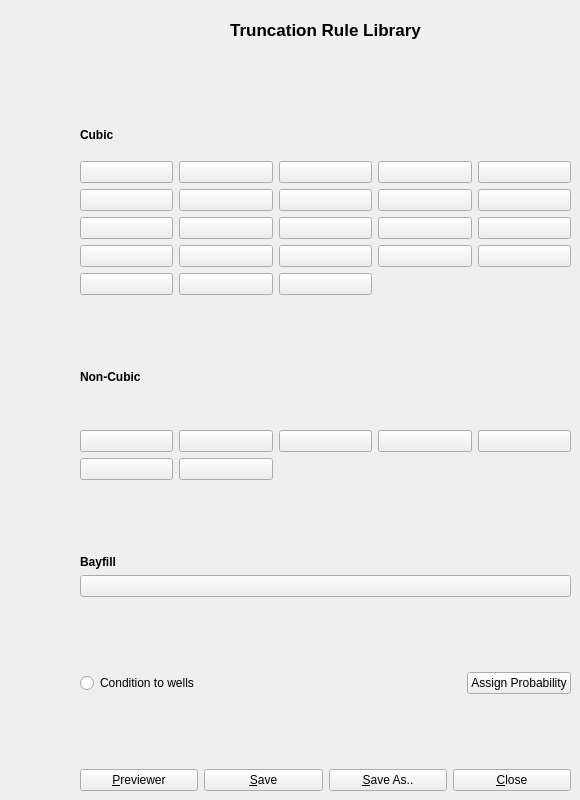
      <widget class="QWidget" name="tab_3">
       <attribute name="title">
        <string>Truncation Rule</string>
       </attribute>
       <widget class="QWidget" name="layoutWidget_3">
        <property name="geometry">
         <rect>
          <x>80</x>
          <y>20</y>
          <width>491</width>
          <height>771</height>
         </rect>
        </property>
        <layout class="QGridLayout" name="TruncationLibrary_gridLayout">
         <item row="2" column="0">
          <layout class="QGridLayout" name="gridLayout_9">
           <item row="0" column="0">
            <widget class="QLabel" name="Cubic_label">
             <property name="font">
              <font>
               <weight>75</weight>
               <bold>true</bold>
              </font>
             </property>
             <property name="text">
              <string>Cubic</string>
             </property>
            </widget>
           </item>
           <item row="2" column="0">
            <widget class="QPushButton" name="TypeApushButton">
             <property name="text">
              <string/>
             </property>
             <property name="icon">
              <iconset>
               <normaloff>../user/tbor/apsTesting/images_GUI/Cubic_TypeA.png</normaloff>../user/tbor/apsTesting/images_GUI/Cubic_TypeA.png</iconset>
             </property>
            </widget>
           </item>
           <item row="2" column="1">
            <widget class="QPushButton" name="TypeBpushButton">
             <property name="text">
              <string/>
             </property>
             <property name="icon">
              <iconset>
               <normaloff>../user/tbor/apsTesting/images_GUI/Cubic_TypeB.png</normaloff>../user/tbor/apsTesting/images_GUI/Cubic_TypeB.png</iconset>
             </property>
            </widget>
           </item>
           <item row="2" column="2">
            <widget class="QPushButton" name="TypeCpushButton">
             <property name="text">
              <string/>
             </property>
             <property name="icon">
              <iconset>
               <normaloff>../user/tbor/apsTesting/images_GUI/Cubic_TypeC.png</normaloff>../user/tbor/apsTesting/images_GUI/Cubic_TypeC.png</iconset>
             </property>
            </widget>
           </item>
           <item row="2" column="3">
            <widget class="QPushButton" name="TypeDpushButton">
             <property name="text">
              <string/>
             </property>
             <property name="icon">
              <iconset>
               <normaloff>../user/tbor/apsTesting/images_GUI/Cubic_TypeD.png</normaloff>../user/tbor/apsTesting/images_GUI/Cubic_TypeD.png</iconset>
             </property>
            </widget>
           </item>
           <item row="2" column="4">
            <widget class="QPushButton" name="TypeEpushButton">
             <property name="text">
              <string/>
             </property>
             <property name="icon">
              <iconset>
               <normaloff>../user/tbor/apsTesting/images_GUI/Cubic_TypeE.png</normaloff>../user/tbor/apsTesting/images_GUI/Cubic_TypeE.png</iconset>
             </property>
            </widget>
           </item>
           <item row="3" column="0">
            <widget class="QPushButton" name="TypeFpushButton">
             <property name="text">
              <string/>
             </property>
             <property name="icon">
              <iconset>
               <normaloff>../user/tbor/apsTesting/images_GUI/Cubic_TypeF.png</normaloff>../user/tbor/apsTesting/images_GUI/Cubic_TypeF.png</iconset>
             </property>
            </widget>
           </item>
           <item row="3" column="1">
            <widget class="QPushButton" name="TypeGpushButton">
             <property name="text">
              <string/>
             </property>
             <property name="icon">
              <iconset>
               <normaloff>../user/tbor/apsTesting/images_GUI/Cubic_TypeG.png</normaloff>../user/tbor/apsTesting/images_GUI/Cubic_TypeG.png</iconset>
             </property>
            </widget>
           </item>
           <item row="3" column="2">
            <widget class="QPushButton" name="TypeHpushButton">
             <property name="text">
              <string/>
             </property>
             <property name="icon">
              <iconset>
               <normaloff>../user/tbor/apsTesting/images_GUI/Cubic_TypeH.png</normaloff>../user/tbor/apsTesting/images_GUI/Cubic_TypeH.png</iconset>
             </property>
            </widget>
           </item>
           <item row="3" column="3">
            <widget class="QPushButton" name="TypeIpushButton">
             <property name="text">
              <string/>
             </property>
             <property name="icon">
              <iconset>
               <normaloff>../user/tbor/apsTesting/images_GUI/Cubic_TypeI.png</normaloff>../user/tbor/apsTesting/images_GUI/Cubic_TypeI.png</iconset>
             </property>
            </widget>
           </item>
           <item row="3" column="4">
            <widget class="QPushButton" name="TypeJpushButton">
             <property name="text">
              <string/>
             </property>
             <property name="icon">
              <iconset>
               <normaloff>../user/tbor/apsTesting/images_GUI/Cubic_TypeJ.png</normaloff>../user/tbor/apsTesting/images_GUI/Cubic_TypeJ.png</iconset>
             </property>
            </widget>
           </item>
           <item row="4" column="0">
            <widget class="QPushButton" name="TypeKpushButton">
             <property name="text">
              <string/>
             </property>
             <property name="icon">
              <iconset>
               <normaloff>../user/tbor/apsTesting/images_GUI/Cubic_TypeK.png</normaloff>../user/tbor/apsTesting/images_GUI/Cubic_TypeK.png</iconset>
             </property>
            </widget>
           </item>
           <item row="4" column="1">
            <widget class="QPushButton" name="TypeLpushButton">
             <property name="text">
              <string/>
             </property>
             <property name="icon">
              <iconset>
               <normaloff>../user/tbor/apsTesting/images_GUI/Cubic_TypeL.png</normaloff>../user/tbor/apsTesting/images_GUI/Cubic_TypeL.png</iconset>
             </property>
            </widget>
           </item>
           <item row="4" column="2">
            <widget class="QPushButton" name="TypeMpushButton">
             <property name="text">
              <string/>
             </property>
             <property name="icon">
              <iconset>
               <normaloff>../user/tbor/apsTesting/images_GUI/Cubic_TypeM.png</normaloff>../user/tbor/apsTesting/images_GUI/Cubic_TypeM.png</iconset>
             </property>
            </widget>
           </item>
           <item row="4" column="3">
            <widget class="QPushButton" name="TypeNpushButton">
             <property name="text">
              <string/>
             </property>
             <property name="icon">
              <iconset>
               <normaloff>../user/tbor/apsTesting/images_GUI/Cubic_TypeN.png</normaloff>../user/tbor/apsTesting/images_GUI/Cubic_TypeN.png</iconset>
             </property>
            </widget>
           </item>
           <item row="4" column="4">
            <widget class="QPushButton" name="TypeOpushButton">
             <property name="text">
              <string/>
             </property>
             <property name="icon">
              <iconset>
               <normaloff>../user/tbor/apsTesting/images_GUI/Cubic_TypeO.png</normaloff>../user/tbor/apsTesting/images_GUI/Cubic_TypeO.png</iconset>
             </property>
            </widget>
           </item>
           <item row="5" column="0">
            <widget class="QPushButton" name="TypePpushButton">
             <property name="text">
              <string/>
             </property>
             <property name="icon">
              <iconset>
               <normaloff>../user/tbor/apsTesting/images_GUI/Cubic_TypeP.png</normaloff>../user/tbor/apsTesting/images_GUI/Cubic_TypeP.png</iconset>
             </property>
            </widget>
           </item>
           <item row="5" column="1">
            <widget class="QPushButton" name="TypeQpushButton">
             <property name="text">
              <string/>
             </property>
             <property name="icon">
              <iconset>
               <normaloff>../user/tbor/apsTesting/images_GUI/Cubic_TypeQ.png</normaloff>../user/tbor/apsTesting/images_GUI/Cubic_TypeQ.png</iconset>
             </property>
            </widget>
           </item>
           <item row="5" column="2">
            <widget class="QPushButton" name="TypeRpushButton">
             <property name="text">
              <string/>
             </property>
             <property name="icon">
              <iconset>
               <normaloff>../user/tbor/apsTesting/images_GUI/Cubic_TypeR.png</normaloff>../user/tbor/apsTesting/images_GUI/Cubic_TypeR.png</iconset>
             </property>
            </widget>
           </item>
           <item row="5" column="3">
            <widget class="QPushButton" name="TypeSpushButton">
             <property name="text">
              <string/>
             </property>
             <property name="icon">
              <iconset>
               <normaloff>../user/tbor/apsTesting/images_GUI/Cubic_TypeS.png</normaloff>../user/tbor/apsTesting/images_GUI/Cubic_TypeS.png</iconset>
             </property>
            </widget>
           </item>
           <item row="5" column="4">
            <widget class="QPushButton" name="TypeTpushButton">
             <property name="text">
              <string/>
             </property>
             <property name="icon">
              <iconset>
               <normaloff>../user/tbor/apsTesting/images_GUI/Cubic_TypeT.png</normaloff>../user/tbor/apsTesting/images_GUI/Cubic_TypeT.png</iconset>
             </property>
            </widget>
           </item>
           <item row="6" column="0">
            <widget class="QPushButton" name="TypeUpushButton">
             <property name="text">
              <string/>
             </property>
             <property name="icon">
              <iconset>
               <normaloff>../user/tbor/apsTesting/images_GUI/Cubic_TypeU.png</normaloff>../user/tbor/apsTesting/images_GUI/Cubic_TypeU.png</iconset>
             </property>
            </widget>
           </item>
           <item row="6" column="1">
            <widget class="QPushButton" name="TypeVpushButton">
             <property name="text">
              <string/>
             </property>
             <property name="icon">
              <iconset>
               <normaloff>../user/tbor/apsTesting/images_GUI/Cubic_TypeV.png</normaloff>../user/tbor/apsTesting/images_GUI/Cubic_TypeV.png</iconset>
             </property>
            </widget>
           </item>
           <item row="6" column="2">
            <widget class="QPushButton" name="TypeWpushButton">
             <property name="text">
              <string/>
             </property>
             <property name="icon">
              <iconset>
               <normaloff>../user/tbor/apsTesting/images_GUI/Cubic_TypeW.png</normaloff>../user/tbor/apsTesting/images_GUI/Cubic_TypeW.png</iconset>
             </property>
            </widget>
           </item>
           <item row="0" column="2">
            <spacer name="TruncationLibrary_verticalSpacer2">
             <property name="orientation">
              <enum>Qt::Vertical</enum>
             </property>
             <property name="sizeHint" stdset="0">
              <size>
               <width>20</width>
               <height>40</height>
              </size>
             </property>
            </spacer>
           </item>
          </layout>
         </item>
         <item row="4" column="0">
          <layout class="QGridLayout" name="gridLayout_4">
           <item row="0" column="0" colspan="2">
            <widget class="QLabel" name="NonCubic_label">
             <property name="font">
              <font>
               <weight>75</weight>
               <bold>true</bold>
              </font>
             </property>
             <property name="text">
              <string>Non-Cubic</string>
             </property>
            </widget>
           </item>
           <item row="2" column="0">
            <widget class="QPushButton" name="TypeI_pushButton">
             <property name="text">
              <string/>
             </property>
             <property name="icon">
              <iconset>
               <normaloff>../user/tbor/apsTesting/images_GUI/NonCubic_TypeI.png</normaloff>../user/tbor/apsTesting/images_GUI/NonCubic_TypeI.png</iconset>
             </property>
            </widget>
           </item>
           <item row="2" column="1">
            <widget class="QPushButton" name="TypeII_pushButton">
             <property name="text">
              <string/>
             </property>
             <property name="icon">
              <iconset>
               <normaloff>../user/tbor/apsTesting/images_GUI/NonCubic_TypeII.png</normaloff>../user/tbor/apsTesting/images_GUI/NonCubic_TypeII.png</iconset>
             </property>
            </widget>
           </item>
           <item row="2" column="2">
            <widget class="QPushButton" name="TypeIII_pushButton">
             <property name="text">
              <string/>
             </property>
             <property name="icon">
              <iconset>
               <normaloff>../user/tbor/apsTesting/images_GUI/NonCubic_TypeIII.png</normaloff>../user/tbor/apsTesting/images_GUI/NonCubic_TypeIII.png</iconset>
             </property>
            </widget>
           </item>
           <item row="2" column="3">
            <widget class="QPushButton" name="TypeIV_pushButton">
             <property name="text">
              <string/>
             </property>
             <property name="icon">
              <iconset>
               <normaloff>../user/tbor/apsTesting/images_GUI/NonCubic_TypeIV.png</normaloff>../user/tbor/apsTesting/images_GUI/NonCubic_TypeIV.png</iconset>
             </property>
            </widget>
           </item>
           <item row="2" column="4">
            <widget class="QPushButton" name="TypeVI_pushButton">
             <property name="text">
              <string/>
             </property>
             <property name="icon">
              <iconset>
               <normaloff>../user/tbor/apsTesting/images_GUI/NonCubic_TypeVI.png</normaloff>../user/tbor/apsTesting/images_GUI/NonCubic_TypeVI.png</iconset>
             </property>
            </widget>
           </item>
           <item row="3" column="0">
            <widget class="QPushButton" name="TypeV_PushButton">
             <property name="text">
              <string/>
             </property>
             <property name="icon">
              <iconset>
               <normaloff>../user/tbor/apsTesting/images_GUI/NonCubic_TypeV.png</normaloff>../user/tbor/apsTesting/images_GUI/NonCubic_TypeV.png</iconset>
             </property>
            </widget>
           </item>
           <item row="3" column="1">
            <widget class="QPushButton" name="TypeIII_PushButton">
             <property name="text">
              <string/>
             </property>
             <property name="icon">
              <iconset>
               <normaloff>../user/tbor/apsTesting/images_GUI/NonCubic_TypeVIII.png</normaloff>../user/tbor/apsTesting/images_GUI/NonCubic_TypeVIII.png</iconset>
             </property>
            </widget>
           </item>
           <item row="1" column="2">
            <spacer name="TruncationLibrary_verticalSpacer4">
             <property name="orientation">
              <enum>Qt::Vertical</enum>
             </property>
             <property name="sizeHint" stdset="0">
              <size>
               <width>20</width>
               <height>40</height>
              </size>
             </property>
            </spacer>
           </item>
          </layout>
         </item>
         <item row="5" column="0">
          <spacer name="TruncationLibrary_verticalSpacer5">
           <property name="orientation">
            <enum>Qt::Vertical</enum>
           </property>
           <property name="sizeHint" stdset="0">
            <size>
             <width>20</width>
             <height>58</height>
            </size>
           </property>
          </spacer>
         </item>
         <item row="6" column="0">
          <layout class="QGridLayout" name="gridLayout_5">
           <item row="0" column="0">
            <widget class="QLabel" name="Bayfill_label">
             <property name="font">
              <font>
               <weight>75</weight>
               <bold>true</bold>
              </font>
             </property>
             <property name="text">
              <string>Bayfill </string>
             </property>
            </widget>
           </item>
           <item row="1" column="0">
            <widget class="QPushButton" name="TypeVII_pushButton">
             <property name="text">
              <string/>
             </property>
             <property name="icon">
              <iconset>
               <normaloff>../user/tbor/apsTesting/images_GUI/NonCubic_TypeVII.png</normaloff>../user/tbor/apsTesting/images_GUI/NonCubic_TypeVII.png</iconset>
             </property>
            </widget>
           </item>
          </layout>
         </item>
         <item row="8" column="0">
          <layout class="QGridLayout" name="gridLayout_15">
           <item row="0" column="2">
            <widget class="QPushButton" name="Assign_Probability_pushButton">
             <property name="text">
              <string>Assign Probability</string>
             </property>
            </widget>
           </item>
           <item row="0" column="1">
            <spacer name="Conditiontowells_horizontalSpacer">
             <property name="orientation">
              <enum>Qt::Horizontal</enum>
             </property>
             <property name="sizeHint" stdset="0">
              <size>
               <width>40</width>
               <height>20</height>
              </size>
             </property>
            </spacer>
           </item>
           <item row="0" column="0">
            <widget class="QRadioButton" name="Conditiontowells_radioButton">
             <property name="text">
              <string>Condition to wells</string>
             </property>
            </widget>
           </item>
          </layout>
         </item>
         <item row="10" column="0">
          <layout class="QGridLayout" name="gridLayout_14">
           <item row="0" column="0">
            <widget class="QPushButton" name="Previeweer_pushButton">
             <property name="text">
              <string>&amp;Previewer</string>
             </property>
            </widget>
           </item>
           <item row="0" column="1">
            <widget class="QPushButton" name="Save_pushButton">
             <property name="text">
              <string>&amp;Save</string>
             </property>
            </widget>
           </item>
           <item row="0" column="2">
            <widget class="QPushButton" name="SaveAs_pushButton">
             <property name="text">
              <string>&amp;Save As..</string>
             </property>
            </widget>
           </item>
           <item row="0" column="3">
            <widget class="QPushButton" name="Close_pushButton">
             <property name="text">
              <string>&amp;Close</string>
             </property>
            </widget>
           </item>
          </layout>
         </item>
         <item row="3" column="0">
          <spacer name="TruncationLibrary_verticalSpacer3">
           <property name="orientation">
            <enum>Qt::Vertical</enum>
           </property>
           <property name="sizeHint" stdset="0">
            <size>
             <width>20</width>
             <height>48</height>
            </size>
           </property>
          </spacer>
         </item>
         <item row="1" column="0">
          <spacer name="TruncationLibrary_verticalSpacer1">
           <property name="orientation">
            <enum>Qt::Vertical</enum>
           </property>
           <property name="sizeHint" stdset="0">
            <size>
             <width>20</width>
             <height>40</height>
            </size>
           </property>
          </spacer>
         </item>
         <item row="9" column="0">
          <spacer name="verticalSpacer_6">
           <property name="orientation">
            <enum>Qt::Vertical</enum>
           </property>
           <property name="sizeHint" stdset="0">
            <size>
             <width>20</width>
             <height>40</height>
            </size>
           </property>
          </spacer>
         </item>
         <item row="7" column="0">
          <spacer name="TruncationLibrary_verticalSpacer">
           <property name="orientation">
            <enum>Qt::Vertical</enum>
           </property>
           <property name="sizeHint" stdset="0">
            <size>
             <width>20</width>
             <height>40</height>
            </size>
           </property>
          </spacer>
         </item>
         <item row="0" column="0">
          <widget class="QLabel" name="TruncationLibrary_label">
           <property name="font">
            <font>
             <pointsize>13</pointsize>
             <weight>75</weight>
             <bold>true</bold>
            </font>
           </property>
           <property name="text">
            <string>Truncation Rule Library</string>
           </property>
           <property name="alignment">
            <set>Qt::AlignCenter</set>
           </property>
          </widget>
         </item>
        </layout>
       </widget>
      </widget>
